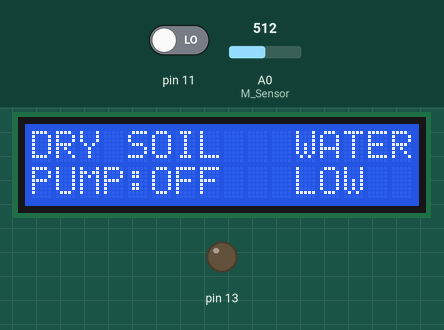
This sketch was run on a simulated Arduino Uno, built with avr-gcc and run on an emulated ATmega328P. Shown: 16×2 character LCD, output pins drawn as LEDs (lit = HIGH). The inputs (shaded band) are chosen by the test bench; at power-on: A0 (M_Sensor) = 512, pin 11 LOW. What the sketch prints to the serial monitor is not drawn.

Above: at 3.7 s.
3.8 s: A0 (M_Sensor) set to 218
6.5 s: A0 (M_Sensor) set to 188
At 6.9 s:
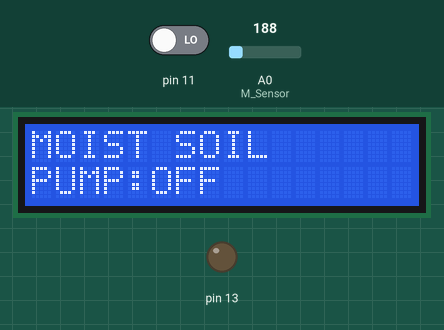
9.2 s: A0 (M_Sensor) set to 74
11.9 s: A0 (M_Sensor) set to 61
At 13.2 s:
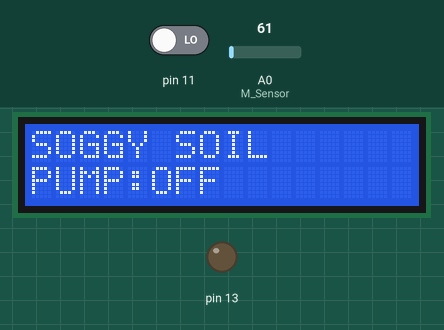
14.6 s: A0 (M_Sensor) set to 80
At 14.9 s:
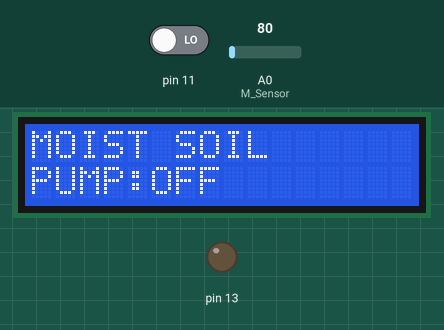
17.3 s: A0 (M_Sensor) set to 60
At 19.6 s:
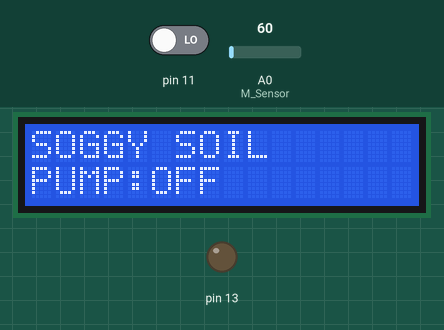
Timing chart, 0 to 21.1 s (numbered marks = the images above; inputs shaded):
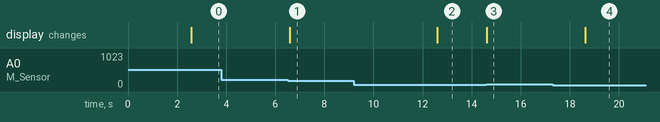

The sketch:

Automatic_Gardening_System.ino
```cpp
// AUTOMATIC IRRIGATION SYSTEM.

#include <LiquidCrystal.h> //LCD Library.
int temp;
int T_Sensor = A1;
int M_Sensor = A0;
int val;
int cel; //Temprature values conversion to celsius scale.

//these are the port pins to be connected to the lcd panel
LiquidCrystal lcd(8, 7, 4, 3, 2, 1);

//setting up the ports and circuit
void setup()
 {
    lcd.begin(16, 2);
    lcd.clear();
    pinMode(13,OUTPUT);
    pinMode(A4,INPUT);
    Serial.begin(9600);

    lcd.setCursor(0,0);
    lcd.print("AUTOMATIC");
    lcd.setCursor(0,1);
    lcd.print("WATER GARDENING SYSTEM");
    delay(2500);
    lcd.clear();
}

void loop()
{
   lcd.clear();
    /*If you want to show temprature as well, just uncomment the lines below*/
    /*val = analogRead(T_Sensor); //Read Temperature sensor value
    Serial.println(val);
    int mv = ( val/1024.0)*5000;
     cel = mv/10;
     lcd.setCursor(0,0);
     lcd.print("TEMP:");
     lcd.setCursor(5,0);
     lcd.print(cel);
     lcd.setCursor(7,0);
     lcd.print("*C");
 */

   int Moisture = analogRead(M_Sensor); //Read Moisture Sensor Value.
   Serial.println(Moisture);
 if (Moisture> 200)   // for dry soil.
  {
        lcd.setCursor(0,0);
        lcd.print("DRY SOIL");
       if (digitalRead(11)==1) //test the availability of water in storage USING WATER LEVELL INDICATOR.
       {
        digitalWrite(12, HIGH);//Relay is on and pump gets on
        lcd.setCursor(0,1);
        lcd.print("PUMP:ON");
       }
       else
       {
        digitalWrite(12, LOW);//WATER WILL NOT PUMP OUT OF NO WATER IS IN SUPPLY CONTAINER.
        lcd.setCursor(0,1);
        lcd.print("PUMP:OFF");
        lcd.setCursor(11,0);
        lcd.print("WATER");
        lcd.setCursor(11,1);
        lcd.print("LOW");
       }
    }

if (Moisture>= 70 && Moisture<=200) //for Moist Soil.
    {
      lcd.setCursor(0,0);
     lcd.print("MOIST SOIL");
     //lcd.setCursor(11,1);
     //lcd.print("SOIL");
     digitalWrite(12,LOW);
     lcd.setCursor(0,1);
     lcd.print("PUMP:OFF");
    }

if (Moisture < 70)  // For Soggy soil.
  {
    lcd.setCursor(0,0);
     lcd.print("SOGGY SOIL");
     //lcd.setCursor(11,1);
     //lcd.print("SOIL");
     digitalWrite(12,LOW);
     lcd.setCursor(0,1);
     lcd.print("PUMP:OFF");
  }
 delay(2000);
}
```

Measured:
- the behaviour switches between 201 and 200 on A0 (M_Sensor) (found by bisection; images 0 and 1)
- the behaviour switches between 70 and 69 on A0 (M_Sensor) (found by bisection; images 1 and 2)
- after the input at 3.8 s, every drawn part: stays the same
- after the input at 6.5 s, the display: changes after 0.09 s (image 1)
- after the input at 9.2 s, every drawn part: stays the same
- after the input at 11.9 s, the display: changes after 0.70 s (image 2)
- after the input at 14.6 s, the display: changes at once (image 3)
- after the input at 17.3 s, the display: changes after 1.3 s (image 4)
